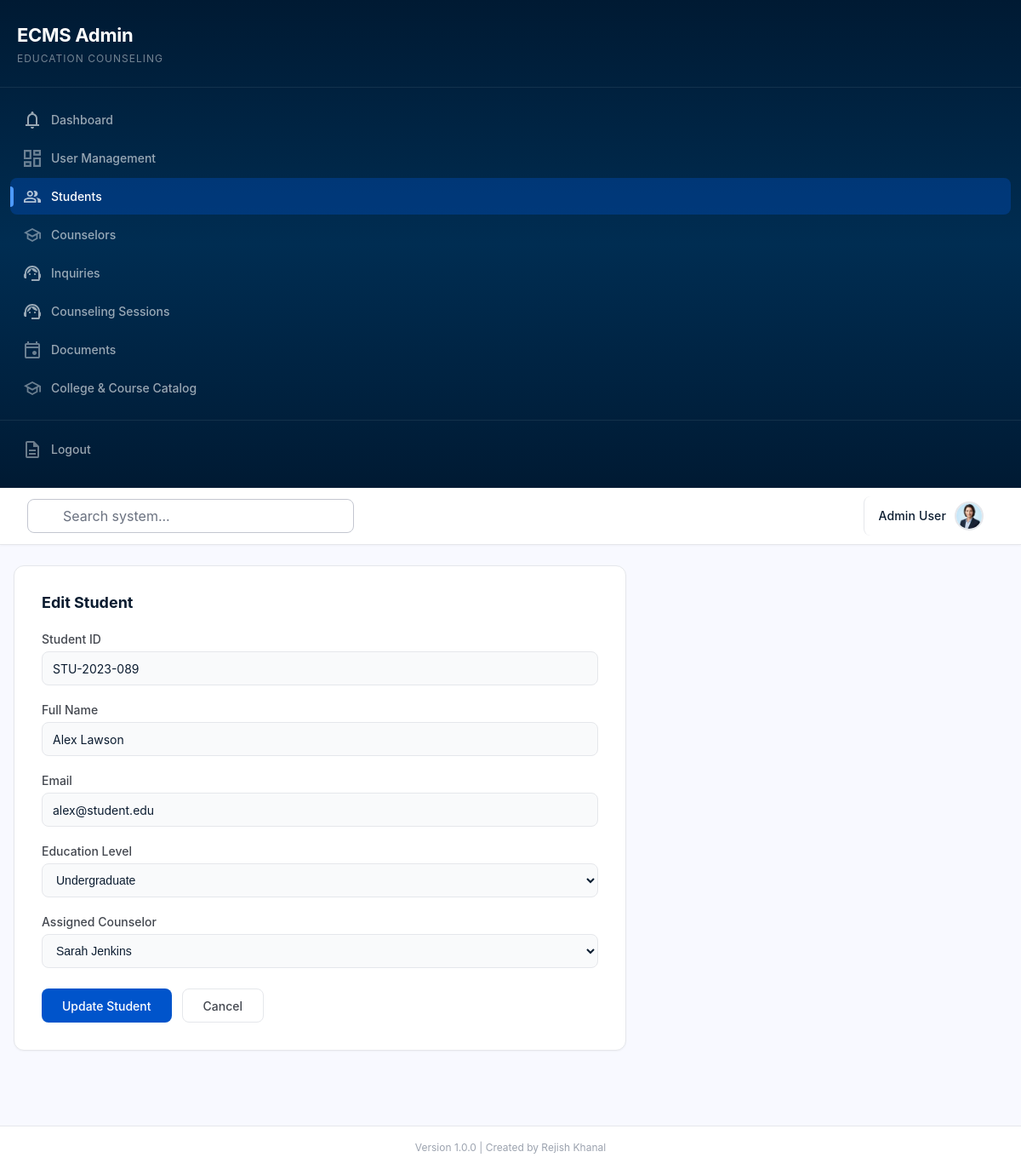
The app's page /admin/students/1/edit (signed in) with its own data.
### tables this page shows
CREATE TABLE IF NOT EXISTS students (
    id INT AUTO_INCREMENT PRIMARY KEY,
    student_id VARCHAR(50) UNIQUE,
    name VARCHAR(255) NOT NULL,
    email VARCHAR(255) UNIQUE NOT NULL,
    education_level VARCHAR(50),
    counselor_id INT,
    status ENUM('active', 'inactive') DEFAULT 'active',
    created_at TIMESTAMP DEFAULT CURRENT_TIMESTAMP,
    FOREIGN KEY (counselor_id) REFERENCES counselors(id) ON DELETE SET NULL
);

CREATE TABLE IF NOT EXISTS counselors (
    id INT AUTO_INCREMENT PRIMARY KEY,
    name VARCHAR(255) NOT NULL,
    email VARCHAR(255) UNIQUE NOT NULL,
    specialization VARCHAR(100),
    max_students INT DEFAULT 50,
    status ENUM('available', 'unavailable') DEFAULT 'available',
    created_at TIMESTAMP DEFAULT CURRENT_TIMESTAMP
);

### backend/controllers/StudentController.php (called while the page is built, shortened)
<?php
require_once MODEL_PATH . '/Student.php';
require_once MODEL_PATH . '/Counselor.php';
class StudentController extends Controller {
    private $studentModel;
    private $counselorModel;
    public function __construct() {
        $this->studentModel = new Student();
        $this->counselorModel = new Counselor();
    }
    public function edit($id) {
        $student = $this->studentModel->getById($id);
        $counselors = $this->counselorModel->getAll();
        $this->view('admin/students/edit', [
            'pageTitle' => 'Edit Student',
            'pageDescription' => 'Update student profile.',
            'currentPage' => 'students',
            'student' => $student,
            'counselors' => $counselors,
        ]);
    }
}

### backend/core/Router.php (called while the page is built, shortened)
<?php
class Router {
    private $routes = [];
    public function get($path, $handler) {
        $this->routes['GET'][$path] = $handler;
        return $this;
    }
    public function post($path, $handler) {
        $this->routes['POST'][$path] = $handler;
        return $this;
    }
    public function dispatch() {
        $method = $_SERVER['REQUEST_METHOD'];
        $uri = parse_url($_SERVER['REQUEST_URI'], PHP_URL_PATH);
        $uri = rtrim($uri, '/') ?: '/';
        if (isset($this->routes[$method])) {
            foreach ($this->routes[$method] as $route => $handler) {
                $pattern = $this->convertToRegex($route);
                if (preg_match($pattern, $uri, $matches)) {
                    $params = array_filter($matches, 'is_string', ARRAY_FILTER_USE_KEY);
                    return $this->callHandler($handler, $params);
                }
            }
        }
    }
    private function convertToRegex($route) {
        $pattern = preg_replace('/\{([a-zA-Z_]+)\}/', '(?P<$1>[^/]+)', $route);
        return '#^' . $pattern . '$#';
    }
    private function callHandler($handler, $params) {
        if (is_array($handler)) {
            $controller = new $handler[0]();
            $method = $handler[1];
            return call_user_func_array([$controller, $method], $params);
        }
    }
}

### index.php (called while the page is built, shortened)
<?php
require_once BACKEND_PATH . '/core/Router.php';
require_once BACKEND_PATH . '/core/helpers.php';
require_once BACKEND_PATH . '/config/database.php';
require_once CONTROLLER_PATH . '/DashboardController.php';
require_once CONTROLLER_PATH . '/StudentController.php';
$router = new Router();
$router->get('/', function() {
    redirect(url('/login'));
});
$router->get('/login', function() {
    if (isLoggedIn()) {
        redirectToDashboard();
    }
    require VIEW_PATH . '/auth/login.php';
});
$router->post('/login', function() {
    if (!verify_csrf()) {
        $_SESSION['error'] = 'Invalid session token. Please try again.';
        redirect(url('/login'));
    }
    $email = trim($_POST['email'] ?? '');
    $password = $_POST['password'] ?? '';
    $remember = !empty($_POST['remember']);
    $errors = [];
    if ($email === '') {
        $errors[] = 'Email address is required.';
    } elseif (!filter_var($email, FILTER_VALIDATE_EMAIL)) {
        $errors[] = 'Please enter a valid email address.';
    }
    if ($password === '') {
        $errors[] = 'Password is required.';
    }
    if ($errors) {
        $_SESSION['error'] = implode(' ', $errors);
        $_SESSION['old'] = ['email' => $email];
        redirect(url('/login'));
    }
    $db = getDB();
    $stmt = $db->prepare("SELECT * FROM users WHERE email = ? LIMIT 1");
    $stmt->execute([$email]);
    $user = $stmt->fetch();
    if (!$user || !password_verify($password, $user['password'])) {
        $_SESSION['error'] = 'Invalid email or password.';
        redirect(url('/login'));
    }
    if ($user['status'] !== 'active') {
        $_SESSION['error'] = 'Your account has been deactivated. Please contact an administrator.';
        redirect(url('/login'));
    }
    session_regenerate_id(true);
    $authUser = $user;
    unset($authUser['password']);
    $_SESSION['user_id'] = $user['id'];
    $_SESSION['user'] = $authUser;
    unset($_SESSION['old']);
    if ($remember) {
        setRememberCookie($user);
    }
    redirectToDashboard($user['role']);
});
$router->get('/logout', function() {
    clearRememberCookie();
    session_destroy();
    redirect(url('/login'));
});
$router->get('/register', function() {
    require VIEW_PATH . '/auth/student-registration.php';
});
$router->get('/admin/dashboard', ['DashboardController', 'index']);
$router->get('/student/dashboard', ['StudentController', 'dashboard']);
$router->get('/student/sessions', ['StudentController', 'sessions']);
$router->get('/student/documents', ['StudentController', 'documents']);
$router->post('/student/documents/{id}/submit', ['StudentController', 'submitDocument']);
$router->get('/student/inquiries', ['StudentController', 'inquiries']);
$router->post('/student/inquiries/store', ['StudentController', 'storeInquiry']);
$router->get('/student/profile', ['StudentController', 'profile']);
$router->post('/student/profile/update', ['StudentController', 'updateProfile']);
$router->get('/counselor/dashboard', ['CounselorController', 'dashboard']);
$router->get('/counselor/documents', ['CounselorController', 'documents']);
$router->get('/counselor/documents/assign', ['CounselorController', 'assignCreate']);
$router->post('/counselor/documents/assign/store', ['CounselorController', 'assignStore']);
$router->get('/admin/profile', ['DashboardController', 'profile']);
$router->post('/admin/profile/update', ['DashboardController', 'updateProfile']);
$router->get('/admin/students', ['StudentController', 'index']);
$router->get('/admin/students/create', ['StudentController', 'create']);
$router->post('/admin/students/store', ['StudentController', 'store']);
$router->get('/admin/students/{id}', ['StudentController', 'show']);
$router->get('/admin/students/{id}/edit', ['StudentController', 'edit']);
$router->post('/admin/students/{id}/update', ['StudentController', 'update']);
$router->post('/admin/students/{id}/delete', ['StudentController', 'destroy']);
$router->get('/admin/counselors', ['CounselorController', 'index']);
$router->get('/admin/counselors/create', ['CounselorController', 'create']);
$router->post('/admin/counselors/store', ['CounselorController', 'store']);
$router->get('/admin/counselors/{id}', ['CounselorController', 'show']);
$router->get('/admin/counselors/{id}/edit', ['CounselorController', 'edit']);
$router->post('/admin/counselors/{id}/update', ['CounselorController', 'update']);
$router->post('/admin/counselors/{id}/delete', ['CounselorController', 'destroy']);
$router->get('/admin/sessions', ['SessionController', 'index']);
$router->get('/admin/sessions/create', ['SessionController', 'create']);
$router->post('/admin/sessions/store', ['SessionController', 'store']);
$router->get('/admin/sessions/{id}', ['SessionController', 'show']);
$router->get('/admin/sessions/{id}/edit', ['SessionController', 'edit']);
$router->post('/admin/sessions/{id}/update', ['SessionController', 'update']);
$router->post('/admin/sessions/{id}/delete', ['SessionController', 'destroy']);
$router->get('/admin/documents', ['DocumentController', 'index']);
$router->get('/admin/documents/review-queue', ['DocumentController', 'reviewQueue']);
$router->post('/admin/documents/{id}/review', ['DocumentController', 'review']);
$router->get('/admin/documents/student/{student_id}', ['DocumentController', 'studentDocs']);
$router->get('/admin/documents/create', ['DocumentController', 'create']);
$router->post('/admin/documents/store', ['DocumentController', 'store']);
$router->get('/admin/documents/assign', ['DocumentController', 'assignCreate']);
$router->post('/admin/documents/assign/store', ['DocumentController', 'assignStore']);
$router->get('/admin/documents/{id}', ['DocumentController', 'show']);
$router->get('/admin/documents/{id}/edit', ['DocumentController', 'edit']);
$router->post('/admin/documents/{id}/update', ['DocumentController', 'update']);
$router->post('/admin/documents/{id}/delete', ['DocumentController', 'destroy']);
$router->get('/admin/inquiries', ['InquiryController', 'index']);
$router->get('/admin/inquiries/{id}', ['InquiryController', 'show']);
$router->post('/admin/inquiries/{id}/assign', ['InquiryController', 'assign']);
$router->post('/admin/inquiries/{id}/auto-assign', ['InquiryController', 'autoAssign']);
$router->post('/admin/inquiries/{id}/delete', ['InquiryController', 'destroy']);
$router->get('/admin/catalog', ['CatalogController', 'index']);
$router->get('/admin/catalog/college/create', ['CatalogController', 'collegeCreate']);
$router->post('/admin/catalog/college/store', ['CatalogController', 'collegeStore']);
$router->get('/admin/catalog/college/{id}/edit', ['CatalogController', 'collegeEdit']);
$router->post('/admin/catalog/college/{id}/update', ['CatalogController', 'collegeUpdate']);
$router->post('/admin/catalog/college/{id}/delete', ['CatalogController', 'collegeDelete']);
$router->get('/admin/catalog/course/create', ['CatalogController', 'courseCreate']);
$router->post('/admin/catalog/course/store', ['CatalogController', 'courseStore']);
$router->get('/admin/catalog/course/{id}/edit', ['CatalogController', 'courseEdit']);
$router->post('/admin/catalog/course/{id}/update', ['CatalogController', 'courseUpdate']);
$router->post('/admin/catalog/course/{id}/delete', ['CatalogController', 'courseDelete']);
$router->get('/admin/users', ['UserController', 'index']);
$router->get('/admin/users/create', ['UserController', 'create']);
$router->post('/admin/users/store', ['UserController', 'store']);
$router->get('/admin/users/{id}', ['UserController', 'show']);
$router->get('/admin/users/{id}/edit', ['UserController', 'edit']);
$router->post('/admin/users/{id}/update', ['UserController', 'update']);
$router->post('/admin/users/{id}/delete', ['UserController', 'destroy']);
$router->notFound(function() {
    http_response_code(404);
    require VIEW_PATH . '/errors/404.php';
});
$router->dispatch();

### backend/config/database.php (called while the page is built, shortened)
<?php
class Database {
    private static $instance = null;
    private $connection;
    private function __construct() {
        $this->host = getenv('DB_HOST');
        $this->port = getenv('DB_PORT');
        $this->dbname = getenv('DB_DATABASE');
        $this->username = getenv('DB_USERNAME');
        $this->password = getenv('DB_PASSWORD');
        try {
            $dsn = "mysql:host={$this->host};port={$this->port};dbname={$this->dbname};charset=utf8mb4";
            $this->connection = new PDO($dsn, $this->username, $this->password, [
                PDO::ATTR_ERRMODE => PDO::ERRMODE_EXCEPTION,
                PDO::ATTR_DEFAULT_FETCH_MODE => PDO::FETCH_ASSOC,
                PDO::ATTR_EMULATE_PREPARES => false
            ]);
        } catch (PDOException $e) {
            die("Database connection failed: " . $e->getMessage());
        }
    }
    public static function getInstance() {
        if (self::$instance === null) {
            self::$instance = new self();
        }
        return self::$instance;
    }
    public function getConnection() {
        return $this->connection;
    }
}
function getDB() {
    return Database::getInstance()->getConnection();
}

### backend/models/Student.php (called while the page is built, shortened)
<?php
class Student {
    private $db;
    private $table = 'students';
    public function __construct() {
        $this->db = getDB();
    }
    public function getById($id) {
        $stmt = $this->db->prepare("SELECT s.*, c.name AS counselor_name FROM {$this->table} s LEFT JOIN counselors c ON s.counselor_id = c.id WHERE s.id = ?");
        $stmt->execute([$id]);
        return $stmt->fetch();
    }
}

### backend/core/helpers.php (called while the page is built, shortened)
<?php
function e($value) {
    return htmlspecialchars($value ?? '', ENT_QUOTES, 'UTF-8');
}
function url($path = '') {
    $base = rtrim(dirname($_SERVER['SCRIPT_NAME']), '/');
    return $base . '/' . ltrim($path, '/');
}

### backend/models/Counselor.php (called while the page is built, shortened)
<?php
class Counselor {
    private $db;
    private $table = 'counselors';
    public function __construct() {
        $this->db = getDB();
    }
    public function getAll($filters = []) {
        $sql = "SELECT * FROM {$this->table} WHERE 1=1";
        $params = [];
        $sql .= " ORDER BY created_at DESC";
        $stmt = $this->db->prepare($sql);
        $stmt->execute($params);
        return $stmt->fetchAll();
    }
}

### backend/views/admin/students/edit.php (the view, shortened to what this page needs)
<div class="form-card">
    <h3>Edit Student</h3>
    <form method="POST" action="<?php echo url('/admin/students/' . $student['id'] . '/update'); ?>">
        <div class="form-group">
            <label for="student_id">Student ID</label>
            <input type="text" id="student_id" name="student_id" value="<?php echo e($student['student_id']); ?>" required>
        </div>
        <div class="form-group">
            <label for="name">Full Name</label>
            <input type="text" id="name" name="name" value="<?php echo e($student['name']); ?>" required>
        </div>
        <div class="form-group">
            <label for="email">Email</label>
            <input type="email" id="email" name="email" value="<?php echo e($student['email']); ?>" required>
        </div>
        <div class="form-group">
            <label for="education_level">Education Level</label>
            <select id="education_level" name="education_level" required>
                <option value="Undergraduate" <?php echo ($student['education_level'] ?? '') === 'Undergraduate' ? 'selected' : ''; ?>>Undergraduate</option>
            </select>
        </div>
        <div class="form-group">
            <label for="counselor_id">Assigned Counselor</label>
            <select id="counselor_id" name="counselor_id">
                <?php
                $currentCounselorId = $student['counselor_id'] ?? null;
                foreach ($counselors as $c):
                ?>
                    <option value="<?php echo e($c['id']); ?>" <?php echo $currentCounselorId == $c['id'] ? 'selected' : ''; ?>><?php echo e($c['name']); ?></option>
                <?php endforeach; ?>
            </select>
        </div>
        <div class="form-actions">
            <button type="submit" class="btn-primary">Update Student</button>
            <a href="<?php echo url('/admin/students'); ?>" class="btn-secondary">Cancel</a>
        </div>
    </form>
</div>
<?php
include __DIR__ . '/../../layouts/admin-layout.php';

### records on screen
students: student_id "STU-2023-089", name "Alex Lawson", email "alex@student.edu", education_level "Undergraduate", counselor_id "Sarah Jenkins"

### other values on screen
$item['label'] "Dashboard"
$item['label'] "User Management"
$item['label'] "Students"
$item['label'] "Counselors"
$item['label'] "Inquiries"
$item['label'] "Counseling Sessions"
$item['label'] "Documents"
$item['label'] "College & Course Catalog"
$_SESSION['user']['name'] "Admin User"
